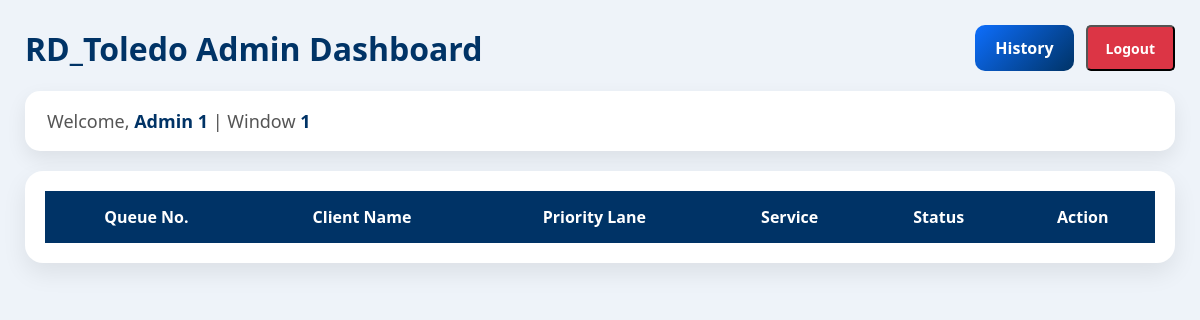
/admin/test.php (signed in), run on an earlier commit of the app's database.
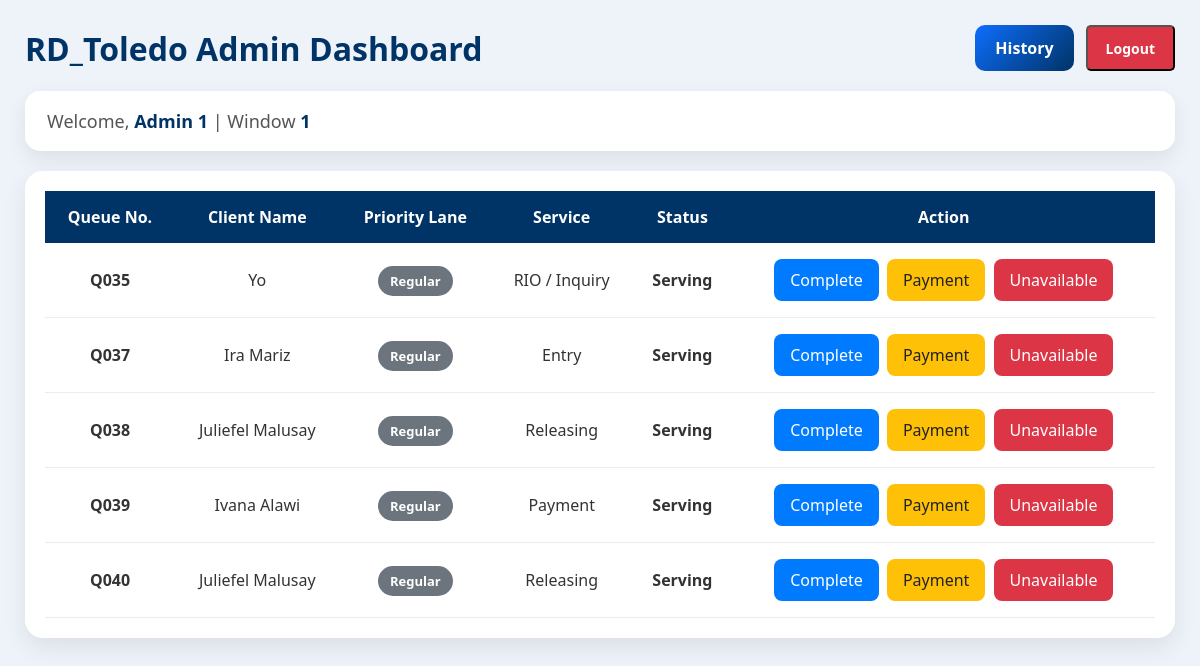
And on a later commit of the database.
### tables this page shows
CREATE TABLE `queue` (
  `queue_id` int(11) NOT NULL,
  `queue_number` varchar(20) NOT NULL,
  `client_name` varchar(100) NOT NULL,
  `service_id` int(11) NOT NULL,
  `window_no` int(11) DEFAULT NULL,
  `status` enum('Waiting','Serving','Payment','Completed','Cancelled') DEFAULT 'Waiting',
  `called_at` timestamp NULL DEFAULT NULL,
  `created_at` timestamp NOT NULL DEFAULT current_timestamp(),
  `completed_by` int(11) DEFAULT NULL,
  `completed_at` datetime DEFAULT NULL,
  `senior_citizen` varchar(50) NOT NULL DEFAULT 'No',
  `cancelled_at` datetime DEFAULT NULL
);

CREATE TABLE `services` (
  `service_id` int(11) NOT NULL,
  `service_name` varchar(100) NOT NULL,
  `status` enum('Active','Inactive') DEFAULT 'Active',
  `created_at` timestamp NOT NULL DEFAULT current_timestamp()
);

### admin/test.php (the view, shortened to what this page needs)
<?php
require_once("../includes/db.php");
$window = $_SESSION['window_no'];
if($window == 4){
    $result = mysqli_query($conn,"
    SELECT q.*, s.service_name
    FROM queue q
    JOIN services s
    ON q.service_id=s.service_id
    WHERE
        q.status='Payment'
        OR (
            q.status='Serving'
            AND q.window_no='4'
        )
    ORDER BY q.queue_id ASC
    ");
}else{
    $result = mysqli_query($conn,"
    SELECT q.*, s.service_name
    FROM queue q
    JOIN services s
    ON q.service_id=s.service_id
    WHERE
        q.status='Waiting'
        OR (
            q.status='Serving'
            AND q.window_no='$window'
        )
    ORDER BY q.queue_id ASC
    ");
}
?>
<!DOCTYPE html>
<html>
<head>
<link rel="stylesheet" href="../css/logout.css">
</head>
<body>
<div class="header">
<h1>
RD_Toledo Admin Dashboard
</h1>
<div class="top-buttons">
<a href="history.php" class="btn-history">
History
</a>
<button class="logout" onclick="openLogoutModal()">
Logout
</button>
</div>
</div>
<div class="user-bar">
<div class="user-info">
Welcome,
<strong>
<?= htmlspecialchars($_SESSION['fullname']); ?>
</strong>
|
Window
<strong>
<?= htmlspecialchars($_SESSION['window_no']); ?>
</strong>
</div>
</div>
<div class="card">
<div class="table-container">
<table>
<thead>
<tr>
<th>Queue No.</th>
<th>Client Name</th>
<th>Priority Lane</th>
<th>Service</th>
<th>Status</th>
<th>Action</th>
</tr>
</thead>
<tbody>
<?php while($row=mysqli_fetch_assoc($result)){ ?>
<tr>
<td>
<strong>
<?= htmlspecialchars($row['queue_number']); ?>
</strong>
</td>
<td>
<?= htmlspecialchars(ucwords(strtolower($row['client_name']))); ?>
</td>
<td>
<?php
switch($row['senior_citizen']){
    default:
        echo '<span class="badge-regular">Regular</span>';
}
?>
</td>
<td>
<?= htmlspecialchars($row['service_name']); ?>
</td>
<td>
<strong>
<?= htmlspecialchars($row['status']); ?>
</strong>
</td>
<td>
<?php
if(
$row['status']=="Serving" &&
$row['window_no']==$_SESSION['window_no']
)
{
?>
<a
href="complete.php?id=<?= $row['queue_id']; ?>"
class="btn-complete"
onclick="return confirm('Complete this transaction?');">
Complete
</a>
<?php if($_SESSION['window_no'] != 4){ ?>
<a
href="payment.php?id=<?= $row['queue_id']; ?>"
class="btn-payment"
onclick="return confirm('Send this client to Window 4 for payment?');">
Payment
</a>
<?php } ?>
<a
href="decline.php?id=<?= $row['queue_id']; ?>"
class="btn-decline"
onclick="return confirm('Mark this client as unavailable?');">
Unavailable
</a>
<?php } ?>
</td>
</tr>
<?php } ?>
</tbody>
</table>
</div>
</body>
</html>

What changed in the data, as far as the page shows it:
added queue: queue_number "Q035", client_name "Yo", senior_citizen "Regular", service.service_name "RIO / Inquiry", status "Serving"
added queue: queue_number "Q037", client_name "Ira Mariz", senior_citizen "Regular", service.service_name "Entry", status "Serving"
added queue: queue_number "Q038", client_name "Juliefel Malusay", senior_citizen "Regular", service.service_name "Releasing", status "Serving"
added queue: queue_number "Q039", client_name "Ivana Alawi", senior_citizen "Regular", service.service_name "Payment", status "Serving"
added queue: queue_number "Q040", client_name "Juliefel Malusay", senior_citizen "Regular", service.service_name "Releasing", status "Serving"
